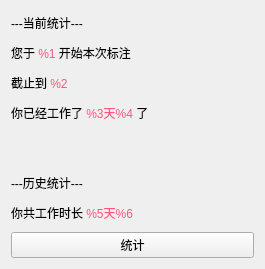
<?xml version="1.0" encoding="UTF-8"?>
<ui version="4.0">
 <class>Form</class>
 <widget class="QWidget" name="Form">
  <property name="geometry">
   <rect>
    <x>0</x>
    <y>0</y>
    <width>265</width>
    <height>269</height>
   </rect>
  </property>
  <property name="windowTitle">
   <string>Form</string>
  </property>
  <layout class="QVBoxLayout" name="verticalLayout">
   <item>
    <widget class="QLabel" name="label_1">
     <property name="text">
      <string>&lt;html&gt;&lt;head/&gt;&lt;body&gt;&lt;p&gt;---当前统计---&lt;/p&gt;&lt;p&gt;您于 &lt;span style=&quot; color:#ff557f;&quot;&gt;%1 &lt;/span&gt;开始本次标注&lt;/p&gt;&lt;p&gt;截止到 &lt;span style=&quot; color:#ff557f;&quot;&gt;%2&lt;/span&gt;&lt;/p&gt;&lt;p&gt;你已经工作了 &lt;span style=&quot; color:#ff557f;&quot;&gt;%3天%4 &lt;/span&gt;了&lt;/p&gt;&lt;p&gt;&lt;br/&gt;&lt;/p&gt;&lt;p&gt;---历史统计---&lt;/p&gt;&lt;p&gt;你共工作时长 &lt;span style=&quot; color:#ff557f;&quot;&gt;%5天%6&lt;/span&gt;&lt;/p&gt;&lt;/body&gt;&lt;/html&gt;</string>
     </property>
    </widget>
   </item>
   <item>
    <widget class="QPushButton" name="pushButton">
     <property name="text">
      <string>统计</string>
     </property>
    </widget>
   </item>
  </layout>
 </widget>
 <resources/>
 <connections/>
</ui>
